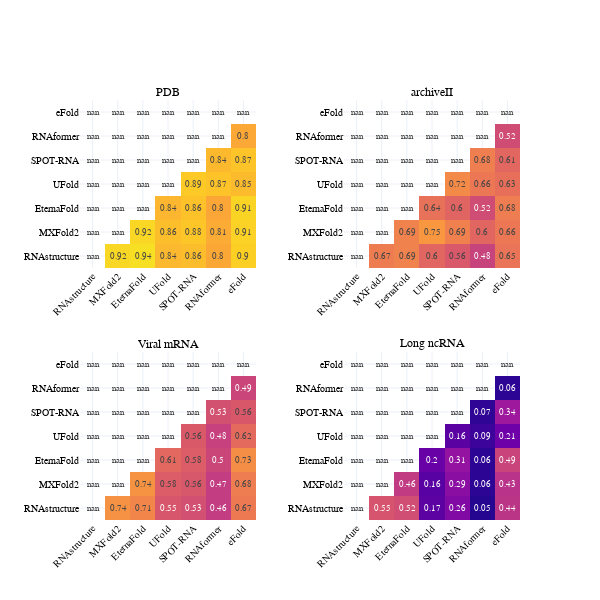

The cell this chart's notebook holds for it:
### Code cell
# Plot imshow of F1 scores between each pair of models, using plotly, separated by dataset, add the number in each cell

from plotly.subplots import make_subplots

import plotly.graph_objects as go
models = prediction_algos.model.unique()

fig = make_subplots(rows=2, cols=2, subplot_titles=full_data.dataset.unique(), horizontal_spacing=0.2, vertical_spacing=0.2,
                    )

for k, dataset in enumerate(full_data.dataset.unique()):
    data = full_data[full_data['dataset']==dataset]

    f1_matrix = np.zeros((len(models), len(models)))

    for i, model1 in enumerate(models):
        for j, model2 in enumerate(models):
            f1_matrix[i,j] = data[(data['model_1']==model1) & (data['model_2']==model2)]['F1'].mean()

    fig.add_trace(go.Heatmap(z=f1_matrix, x=models, y=models, 
                             text=f1_matrix.round(2).astype(str), texttemplate="%{text}",
                             showscale=False, zmin=0, zmax=1), row=(k//2)+1, col=(k%2)+1)

# make 

fig.update_layout(height=600, width=600, 
                  template='plotly_white', font_size=10, font_color='black', font_family='times new roman',
                  )
# rotation x labels
fig.update_xaxes(tickangle=-45)
fig.update_annotations(font_size=12, font_color='black', font_family='times new roman')
fig.show()

### Figure 1 — Plotly figure (JSON) as saved in the notebook; plotly's stock layout.template omitted (floating-point values rounded to 4 significant figures)
{"data": [{"showscale": false, "text": [["nan", "0.92", "0.94", "0.84", "0.86", "0.8", "0.9"], ["nan", "nan", "0.92", "0.86", "0.88", "0.81", "0.91"], ["nan", "nan", "nan", "0.84", "0.86", "0.8", "0.91"], ["nan", "nan", "nan", "nan", "0.89", "0.87", "0.85"], ["nan", "nan", "nan", "nan", "nan", "0.84", "0.87"], ["nan", "nan", "nan", "nan", "nan", "nan", "0.8"], ["nan", "nan", "nan", "nan", "nan", "nan", "nan"]], "texttemplate": "%{text}", "type": "heatmap", "x": ["RNAstructure", "MXFold2", "EternaFold", "UFold", "SPOT-RNA", "RNAformer", "eFold"], "xaxis": "x", "y": ["RNAstructure", "MXFold2", "EternaFold", "UFold", "SPOT-RNA", "RNAformer", "eFold"], "yaxis": "y", "z": [[null, 0.9214, 0.9375, 0.8422, 0.8565, 0.7984, 0.9004], [null, null, 0.9163, 0.8588, 0.8775, 0.8121, 0.9084], [null, null, null, 0.8383, 0.8644, 0.797, 0.9126], [null, null, null, null, 0.886, 0.871, 0.8486], [null, null, null, null, null, 0.8445, 0.8736], [null, null, null, null, null, null, 0.8022], [null, null, null, null, null, null, null]], "zmax": 1, "zmin": 0}, {"showscale": false, "text": [["nan", "0.67", "0.69", "0.6", "0.56", "0.48", "0.65"], ["nan", "nan", "0.69", "0.75", "0.69", "0.6", "0.66"], ["nan", "nan", "nan", "0.64", "0.6", "0.52", "0.68"], ["nan", "nan", "nan", "nan", "0.72", "0.66", "0.63"], ["nan", "nan", "nan", "nan", "nan", "0.68", "0.61"], ["nan", "nan", "nan", "nan", "nan", "nan", "0.52"], ["nan", "nan", "nan", "nan", "nan", "nan", "nan"]], "texttemplate": "%{text}", "type": "heatmap", "x": ["RNAstructure", "MXFold2", "EternaFold", "UFold", "SPOT-RNA", "RNAformer", "eFold"], "xaxis": "x2", "y": ["RNAstructure", "MXFold2", "EternaFold", "UFold", "SPOT-RNA", "RNAformer", "eFold"], "yaxis": "y2", "z": [[null, 0.6747, 0.6928, 0.602, 0.5583, 0.4849, 0.649], [null, null, 0.6934, 0.7541, 0.6871, 0.6018, 0.6593], [null, null, null, 0.639, 0.597, 0.5165, 0.6772], [null, null, null, null, 0.7155, 0.6596, 0.6349], [null, null, null, null, null, 0.6813, 0.6073], [null, null, null, null, null, null, 0.5187], [null, null, null, null, null, null, null]], "zmax": 1, "zmin": 0}, {"showscale": false, "text": [["nan", "0.74", "0.71", "0.55", "0.53", "0.46", "0.67"], ["nan", "nan", "0.74", "0.58", "0.56", "0.47", "0.68"], ["nan", "nan", "nan", "0.61", "0.58", "0.5", "0.73"], ["nan", "nan", "nan", "nan", "0.56", "0.48", "0.62"], ["nan", "nan", "nan", "nan", "nan", "0.53", "0.56"], ["nan", "nan", "nan", "nan", "nan", "nan", "0.49"], ["nan", "nan", "nan", "nan", "nan", "nan", "nan"]], "texttemplate": "%{text}", "type": "heatmap", "x": ["RNAstructure", "MXFold2", "EternaFold", "UFold", "SPOT-RNA", "RNAformer", "eFold"], "xaxis": "x3", "y": ["RNAstructure", "MXFold2", "EternaFold", "UFold", "SPOT-RNA", "RNAformer", "eFold"], "yaxis": "y3", "z": [[null, 0.7396, 0.7058, 0.5519, 0.5303, 0.4645, 0.6656], [null, null, 0.7417, 0.5759, 0.5577, 0.4654, 0.677], [null, null, null, 0.6124, 0.5755, 0.4964, 0.7261], [null, null, null, null, 0.5636, 0.4808, 0.6187], [null, null, null, null, null, 0.5349, 0.5582], [null, null, null, null, null, null, 0.4943], [null, null, null, null, null, null, null]], "zmax": 1, "zmin": 0}, {"showscale": false, "text": [["nan", "0.55", "0.52", "0.17", "0.26", "0.05", "0.44"], ["nan", "nan", "0.46", "0.16", "0.29", "0.06", "0.43"], ["nan", "nan", "nan", "0.2", "0.31", "0.06", "0.49"], ["nan", "nan", "nan", "nan", "0.16", "0.09", "0.21"], ["nan", "nan", "nan", "nan", "nan", "0.07", "0.34"], ["nan", "nan", "nan", "nan", "nan", "nan", "0.06"], ["nan", "nan", "nan", "nan", "nan", "nan", "nan"]], "texttemplate": "%{text}", "type": "heatmap", "x": ["RNAstructure", "MXFold2", "EternaFold", "UFold", "SPOT-RNA", "RNAformer", "eFold"], "xaxis": "x4", "y": ["RNAstructure", "MXFold2", "EternaFold", "UFold", "SPOT-RNA", "RNAformer", "eFold"], "yaxis": "y4", "z": [[null, 0.5454, 0.5242, 0.1658, 0.263, 0.04774, 0.4381], [null, null, 0.4597, 0.1588, 0.2888, 0.06079, 0.4292], [null, null, null, 0.1967, 0.3116, 0.06113, 0.4898], [null, null, null, null, 0.163, 0.09101, 0.211], [null, null, null, null, null, 0.06562, 0.3369], [null, null, null, null, null, null, 0.06323], [null, null, null, null, null, null, null]], "zmax": 1, "zmin": 0}], "layout": {"annotations": [{"font": {"color": "black", "family": "times new roman", "size": 12}, "showarrow": false, "text": "PDB", "x": 0.2, "xanchor": "center", "xref": "paper", "y": 1, "yanchor": "bottom", "yref": "paper"}, {"font": {"color": "black", "family": "times new roman", "size": 12}, "showarrow": false, "text": "archiveII", "x": 0.8, "xanchor": "center", "xref": "paper", "y": 1, "yanchor": "bottom", "yref": "paper"}, {"font": {"color": "black", "family": "times new roman", "size": 12}, "showarrow": false, "text": "Viral mRNA", "x": 0.2, "xanchor": "center", "xref": "paper", "y": 0.4, "yanchor": "bottom", "yref": "paper"}, {"font": {"color": "black", "family": "times new roman", "size": 12}, "showarrow": false, "text": "Long ncRNA", "x": 0.8, "xanchor": "center", "xref": "paper", "y": 0.4, "yanchor": "bottom", "yref": "paper"}], "font": {"color": "black", "family": "times new roman", "size": 10}, "height": 600, "width": 600, "xaxis": {"anchor": "y", "domain": [0, 0.4], "tickangle": -45}, "xaxis2": {"anchor": "y2", "domain": [0.6, 1], "tickangle": -45}, "xaxis3": {"anchor": "y3", "domain": [0, 0.4], "tickangle": -45}, "xaxis4": {"anchor": "y4", "domain": [0.6, 1], "tickangle": -45}, "yaxis": {"anchor": "x", "domain": [0.6, 1]}, "yaxis2": {"anchor": "x2", "domain": [0.6, 1]}, "yaxis3": {"anchor": "x3", "domain": [0, 0.4]}, "yaxis4": {"anchor": "x4", "domain": [0, 0.4]}}}
